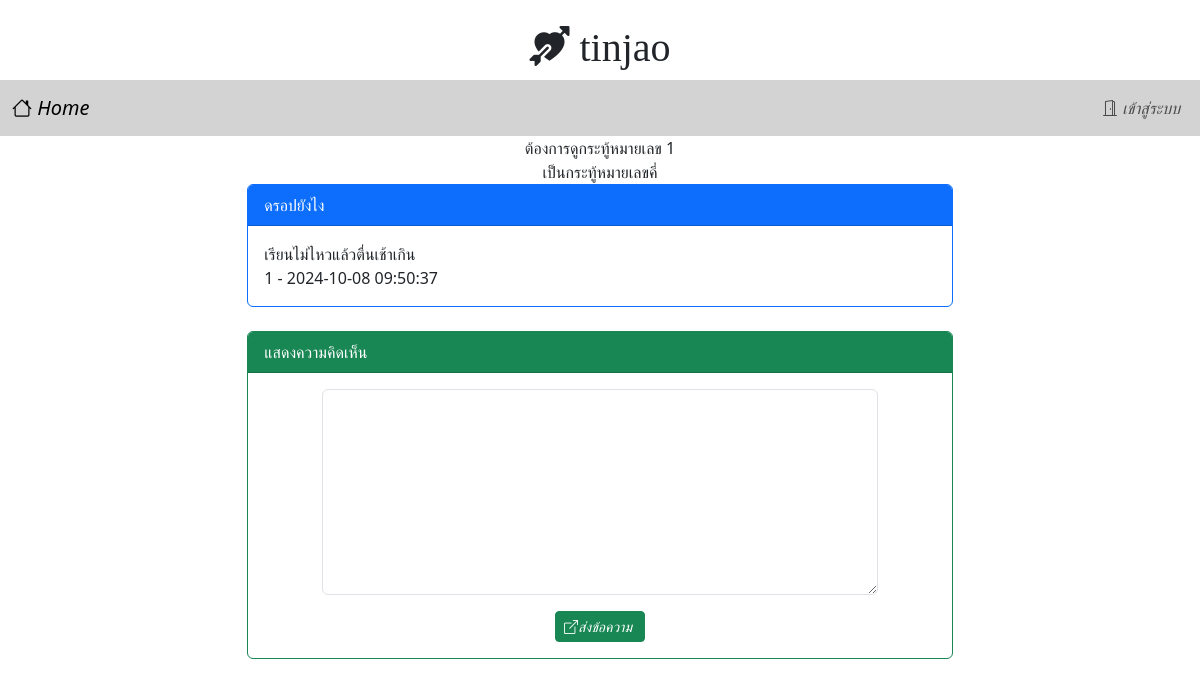
Page /post.php?id=1 on the earlier database version.
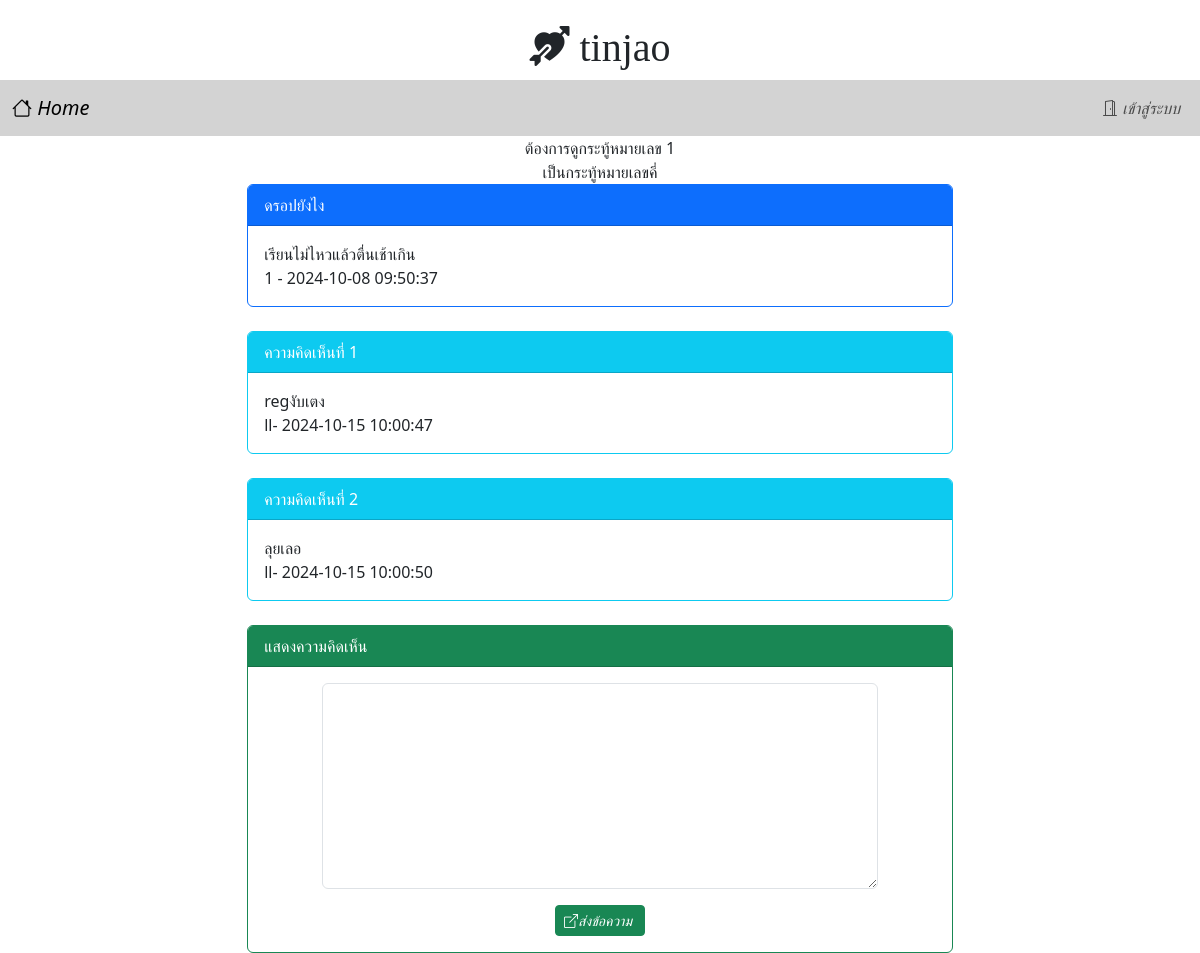
Same page on the later database version.
### tables this page shows
CREATE TABLE `comment` (
  `id` int(11) NOT NULL,
  `content` mediumtext NOT NULL,
  `post_date` datetime NOT NULL,
  `user_id` int(11) NOT NULL,
  `post_id` int(11) NOT NULL
);

CREATE TABLE `user` (
  `id` int(11) NOT NULL,
  `login` varchar(32) NOT NULL,
  `password` varchar(64) NOT NULL,
  `name` varchar(64) NOT NULL,
  `gender` char(1) NOT NULL,
  `email` varchar(32) NOT NULL,
  `role` char(1) NOT NULL
);

### post.php (the view, shortened to what this page needs)
<!DOCTYPE html>
<html lang="en">
<head>
    <link href="https://cdn.jsdelivr.net/npm/bootstrap@5.3.3/dist/css/bootstrap.min.css" rel="stylesheet">
    <link rel="stylesheet" href="https://cdn.jsdelivr.net/npm/bootstrap-icons@1.11.3/font/bootstrap-icons.min.css">
</head>
<body>
    <?php
            include "nav.php"
    ?>
    <div align = "center">
        <?php
            $num = $_GET['id'];
            echo "ต้องการดูกระทู้หมายเลข ". $num."<BR>";
            if ($num % 2 == 0)
            {
                echo "เป็นกระทู้หมายเลขคู่";
            }
            else
            {
                echo "เป็นกระทู้หมายเลขคี่";
            }
            $conn=new PDO("mysql:host=localhost;dbname=webboard;charset=utf8","root", "");
            $sql = "SELECT t1.title,t1.id,t2.login,t1.post_date,t1.content From post as t1
                Inner Join user as t2 ON (t1.user_id=t2.id) where t1.id=$num";
            $result=$conn->query($sql);
            while($row = $result->fetch()){
                $head = $row[0];
                $content = "$row[4]<br>$row[2] - $row[3]";
            }
        ?>
        </div>
        <div class="container-fluid">
        <div class="card text-dark bg-white border-primary mx-auto" style="width: 60%;">
            <div class="card-header bg-primary text-white"><?php echo $head; ?></div>
            <div class="card-body">
                <?php echo $content; ?>
            </div>
        </div>
        <br>
            <?php
                $conn=new PDO("mysql:host=localhost;dbname=webboard;charset=utf8","root", "");
                $sql="SELECT t1.content,t2.login,t1.post_date,t2.role From comment as t1
                Inner Join user as t2 ON (t1.user_id=t2.id) where t1.post_id=$num ORDER BY t1.post_date ASC";
                $result=$conn->query($sql);
                $i = 0;
                while($row = $result->fetch()){
                    if ($row[3] != 'b'){
                        $i++;
                        echo "<div class='card text-dark bg-white border-info mx-auto' style='width: 60%;'>
                        <div class='card-header bg-info text-white'>ความคิดเห็นที่ $i</div>
                        <div class='card-body'>
                        $row[0] <br>$row[1]- $row[2]
                        </div>
                        </div><br>";
                    }
                }
                if ($_SESSION['role'] != 'b'){
                    echo "<div class='card text-dark bg-white border-success mx-auto' style='width: 60%;'>
                            <div class='card-header bg-success text-white'>แสดงความคิดเห็น</div>
                            <div class='card-body'>
                                <form action='post_save.php' method='post'>
                                    <input type='hidden' name='post_id' value=$num>
                                    <div class='row mb-3 justify-content-center'>
                                        <div class='col-lg-10'>
                                            <textarea name='comment' class='form-control' rows='8'></textarea>
                                        </div>
                                    </div>
                                    <div class='row'>
                                        <div class='col-lg-12'>
                                            <center>
                                                <button type='submit' class='btn btn-success btn-sm text-white'><i class='bi bi-box-arrow-up-right me-1'>ส่งข้อความ</i></button>
                                            </center>
                                        </div>
                                    </div>
                                </form>
                            </div>
                        </div>";
                }
        ?>
    </div>
</body>
</html>

Differences in the rows shown:
added comment: content "regงับเตง", user.login "ll", post_date "2024-10-15 10:00:47"
added comment: content "ลุยเลอ", user.login "ll", post_date "2024-10-15 10:00:50"
